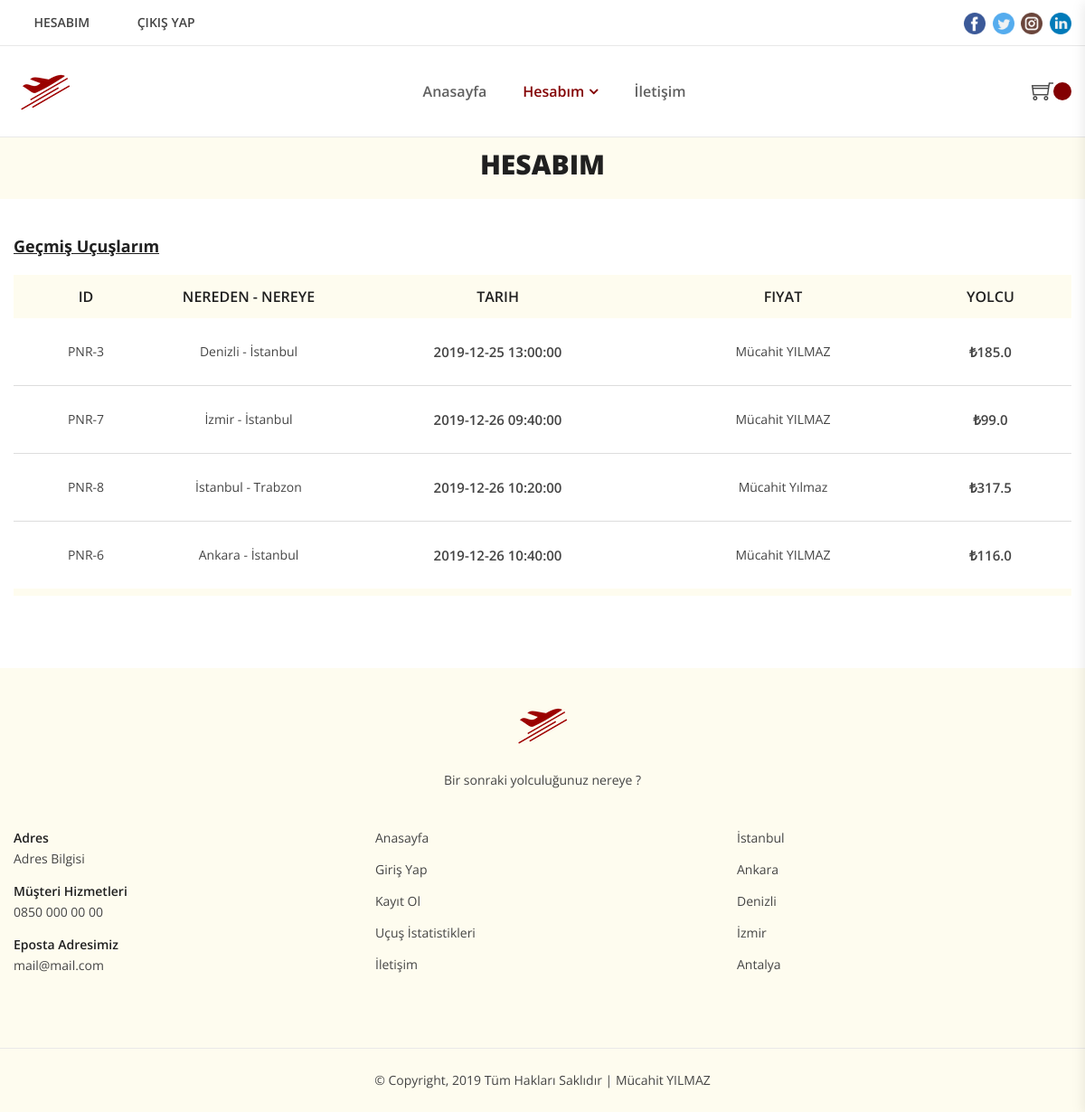
The app's page /hesabim/gecmis (signed in) with its own data.
### app.py (models this page shows)
    class KullaniciUcuslar(db.Model):
        __tablename__ = 'kullanici_ucuslar'
        id = db.Column(db.Integer(), primary_key=True)
        departure = db.Column(db.String(100), nullable=False, server_default='')
        arrival = db.Column(db.String(100), nullable=False, server_default='')
        datetime = db.Column(db.String(100), nullable=False, server_default='')
        price = db.Column(db.String(30), nullable=False, server_default='0')
        passenger_name = db.Column(db.String(100), nullable=False, server_default='')
        user_id = db.Column(db.Integer(), db.ForeignKey('users.id', ondelete='CASCADE'))

### app.py (the view)
    @app.route('/hesabim/gecmis')
    @login_required
    def hesabim_gecmis():
        now = datetime.now()
        nowdate = now.strftime("%Y-%m-%d %H:%M:%S")
        ucuslar = KullaniciUcuslar.query.filter(KullaniciUcuslar.datetime<=nowdate).filter_by(user_id=current_user.id).order_by(KullaniciUcuslar.datetime).all()
        return render_template('account/prev.html', ucuslar = ucuslar)

### templates/account/prev.html (shortened to what this page needs)
{% include 'header.html' %}
<div class="page-banner-section section">
    <div class="page-banner-wrap row row-0 d-flex align-items-center ">
        <div class="col-lg-12 col-12 order-lg-2 d-flex align-items-center justify-content-center">
            <div class="page-banner">
                <h1>Hesabım</h1>
            </div>
        </div>
    </div>
</div>
<div class="login-section section mt-40 mb-40">
    <div class="container">
      <div class="cart-table table-responsive mb-40">
          <h4 class="mb-20" style="font-weight: bold; text-decoration: underline;">Geçmiş Uçuşlarım</h4>
          <table class="table">
              <thead>
                  <tr>
                      <th class="pro-thumbnail">ID</th>
                      <th class="pro-thumbnail pro-title">Nereden - Nereye</th>
                      <th class="pro-price">Tarih</th>
                      <th class="pro-subtotal">Fiyat</th>
                      <th class="pro-subtotal">Yolcu</th>
                  </tr>
              </thead>
              <tbody>
                {% if ucuslar %}
                {% for ucus in ucuslar %}
                <tr>
                    <td class="pro-thumbnail">PNR-{{ucus.id}}</td>
                    <td class="pro-thumbnail pro-title">{{ucus.departure}} - {{ucus.arrival}}</td>
                    <td class="pro-price"><span>{{ucus.datetime}}</span></td>
                    <td class="pro-remove">{{ucus.passenger_name}}</td>
                    <td class="pro-subtotal"><span>₺{{ucus.price}}</span></td>
                </tr>
                {% endfor %}
                {% else %}
                <tr>
                    <td class="pro-thumbnail pro-title" colspan="5">Uygun Uçuş Bulunamadı!..</td>
                </tr>
                {% endif %}
              </tbody>
          </table>
      </div>
    </div>
</div>
{% include 'footer.html' %}

### templates/header.html (shortened to what this page needs)
<!doctype html>
<html class="no-js" lang="en">
<head>
    <link rel="stylesheet" href="/static/css/bootstrap.min.css">
    <link rel="stylesheet" href="/static/css/icon-font.min.css">
    <link rel="stylesheet" href="/static/css/plugins.css">
    <link rel="stylesheet" href="/static/css/bootstrap-datepicker3.min.css">
    <link rel="stylesheet" href="/static/css/style.css">
</head>
<body>
<div class="header-section section">
    <div class="header-top header-top-one header-top-border pt-10 pb-10">
        <div class="container">
            <div class="row align-items-center justify-content-between">
                <div class="col order-2 order-xs-2 order-lg-12 mt-0 mb-0">
                    <div class="header-links">
                        {% if current_user.is_authenticated %}
                        <a href="/hesabim"><i class="icofont icofont-user ml-1 mr-1"></i> <span>Hesabım</span></a>
                        <a href="/logout"><i class="icofont icofont-logout ml-1 mr-1"></i> <span>Çıkış Yap</span></a>
                        {% else %}
                        <a href="/giris"><i class="icofont icofont-user ml-1 mr-1"></i> <span>Giriş Yap</span></a>
                        <a href="/kayit"><i class="icofont icofont-ui-add ml-1 mr-1"></i> <span>Kayıt Ol</span></a>
                        {% endif %}
                    </div>
                </div>
                <div class="col order-2 order-xs-2 order-lg-12 mt-0 mb-0 header-social">
                    <a><img class="ml-1" src="/static/social/facebook.png" style="width: 24px; height:24px;"></a>
                    <a><img class="ml-1" src="/static/social/twitter.png" style="width: 24px; height:24px;"></a>
                    <a><img class="ml-1" src="/static/social/instagram.png" style="width: 24px; height:24px;"></a>
                    <a><img class="ml-1" src="/static/social/linkedin.png" style="width: 24px; height:24px;"></a>
                </div>
            </div>
        </div>
    </div>
    <div class="header-bottom header-top-border header-bottom-one header-sticky">
        <div class="container">
            <div class="row align-items-center justify-content-between">
                <div class="col mt-15 mb-15">
                    <div class="header-logo">
                        <a href="/">
                            <img src="/static/images/logo.png">
                        </a>
                    </div>
                </div>
                <div class="col order-12 order-lg-2 order-xl-2 d-none d-lg-block">
                    <div class="main-menu">
                        <nav>
                            <ul>
                                <li class="anasayfa"><a href="/">Anasayfa</a></li>
                                <li class="hesabim menu-item-has-children"><a>Hesabım</a>
                                </li>
                                <li class="iletisim"><a href="/iletisim">İletişim</a></li>
                            </ul>
                        </nav>
                    </div>
                </div>
                <div class="col order-2 order-lg-12 order-xl-12">
                    <div class="header-shop-links">
                        <a href="/sepet" class="header-cart"><i class="ti-shopping-cart"></i> <span class="number"></span></a>
                    </div>
                </div>
            </div>
        </div>
    </div>
</div>

### templates/footer.html (shortened to what this page needs)
<div class="footer-section section bg-ivory">
    <div class="footer-top-section section pt-40 pb-40">
        <div class="container">
            <div class="row">
                <div class="col mb-40">
                    <div class="footer-widget text-center">
                        <div class="footer-logo">
                            <img src="/static/images/logo.png" alt="Flask FLY Mücahit YILMAZ">
                        </div>
                        <p>Bir sonraki yolculuğunuz nereye ?</p>
                    </div>
                </div>
            </div>
            <div class="row">
                <div class="col-lg-4 col-md-4 col-12 mb-40">
                    <div class="footer-widget">
                        <p class="contact-info">
                            <span>Adres</span>
                            Adres Bilgisi
                        </p>
                        <p class="contact-info">
                            <span>Müşteri Hizmetleri</span>
                            <a href="tel:0850 000 00 00">0850 000 00 00</a>
                        </p>
                        <p class="contact-info">
                            <span>Eposta Adresimiz</span>
                            <a href="mailto:mail@mail.com">mail@mail.com</a>
                        </p>
                    </div>
                </div>
                <div class="col-lg-4 col-md-4 col-12 mb-40">
                    <div class="footer-widget">
                        <ul class="link-widget">
                          <li><a href="/">Anasayfa</a></li>
                          <li><a href="/giris">Giriş Yap</a></li>
                          <li><a href="/kayit">Kayıt Ol</a></li>
                          <li><a href="/ucus-bilgi">Uçuş İstatistikleri</a></li>
                          <li><a href="/iletisim">İletişim</a></li>
                        </ul>
                    </div>
                </div>
                <div class="col-lg-4 col-md-4 col-12 mb-40">
                    <div class="footer-widget">
                        <ul class="link-widget">
                          <li>İstanbul</li>
                          <li>Ankara</li>
                          <li>Denizli</li>
                          <li>İzmir</li>
                          <li>Antalya</li>
                        </ul>
                    </div>
                </div>
            </div>
        </div>
    </div>
    <div class="footer-bottom-section section">
        <div class="container">
            <div class="row">
                <div class="col-lg-12 col-12">
                    <div class="footer-copyright text-center"><p>&copy; Copyright, 2019 Tüm Hakları Saklıdır | Mücahit YILMAZ</p></div>
                </div>
            </div>
        </div>
    </div>
</div>
</body>
</html>

### records on screen
KullaniciUcuslar: id "3", departure "Denizli", arrival "İstanbul", datetime "2019-12-25 13:00:00", passenger_name "Mücahit YILMAZ", price "185.0"
KullaniciUcuslar: id "7", departure "İzmir", arrival "İstanbul", datetime "2019-12-26 09:40:00", passenger_name "Mücahit YILMAZ", price "99.0"
KullaniciUcuslar: id "8", departure "İstanbul", arrival "Trabzon", datetime "2019-12-26 10:20:00", passenger_name "Mücahit Yılmaz", price "317.5"
KullaniciUcuslar: id "6", departure "Ankara", arrival "İstanbul", datetime "2019-12-26 10:40:00", passenger_name "Mücahit YILMAZ", price "116.0"
